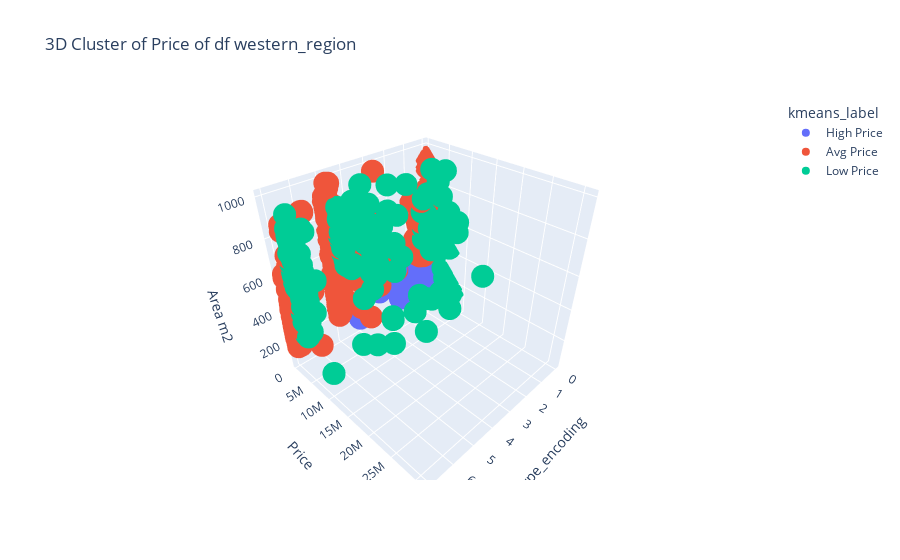

Here is the notebook cell this chart was saved with:
### Markdown cell above
## 3D Chart

### Code cell
import plotly.express as px

# Create a temporary copy for plotting (without modifying X)
X_plot = X.copy()

# Ensure kmeans column exists and convert to integer type first (if needed)
if 'kmeans' in X_plot.columns:
    X_plot['kmeans'] = X_plot['kmeans'].astype(int)  # Ensure it's an integer
    X_plot['kmeans_label'] = X_plot['kmeans'].replace({0: 'Avg Price', 1: 'High Price', 2: 'Low Price'}).astype(str)  # Replace & Convert to string

# Create 3D scatter plot with updated labels
fig = px.scatter_3d(X_plot, x='Type_encoding', y='Price', z='Area m2',
                    color='kmeans_label', title="3D Cluster of Price of df western_region")

# Show the plot
fig.show()

### Figure 1 — Plotly figure (JSON) as saved in the notebook; plotly's stock layout.template omitted (floating-point values rounded to 4 significant figures; data arrays with more than 128 entries replaced by an {"elided": "..."} marker saying what was removed)
{"data": [{"hovertemplate": "kmeans_label=High Price<br>Type_encoding=%{x}<br>Price=%{y}<br>Area m2=%{z}<extra></extra>", "legendgroup": "High Price", "marker": {"color": "#636efa", "symbol": "circle"}, "mode": "markers", "name": "High Price", "scene": "scene", "showlegend": true, "type": "scatter3d", "x": {"elided": "3444 int values"}, "y": {"elided": "3444 int values"}, "z": {"elided": "3444 int values"}}, {"hovertemplate": "kmeans_label=Avg Price<br>Type_encoding=%{x}<br>Price=%{y}<br>Area m2=%{z}<extra></extra>", "legendgroup": "Avg Price", "marker": {"color": "#EF553B", "symbol": "circle"}, "mode": "markers", "name": "Avg Price", "scene": "scene", "showlegend": true, "type": "scatter3d", "x": {"elided": "1713 int values"}, "y": {"elided": "1713 int values"}, "z": {"elided": "1713 int values"}}, {"hovertemplate": "kmeans_label=Low Price<br>Type_encoding=%{x}<br>Price=%{y}<br>Area m2=%{z}<extra></extra>", "legendgroup": "Low Price", "marker": {"color": "#00cc96", "symbol": "circle"}, "mode": "markers", "name": "Low Price", "scene": "scene", "showlegend": true, "type": "scatter3d", "x": {"elided": "201 int values"}, "y": {"elided": "201 int values"}, "z": {"elided": "201 int values"}}], "layout": {"legend": {"title": {"text": "kmeans_label"}, "tracegroupgap": 0}, "scene": {"domain": {"x": [0, 1], "y": [0, 1]}, "xaxis": {"title": {"text": "Type_encoding"}}, "yaxis": {"title": {"text": "Price"}}, "zaxis": {"title": {"text": "Area m2"}}}, "title": {"text": "3D Cluster of Price of df western_region"}}}
